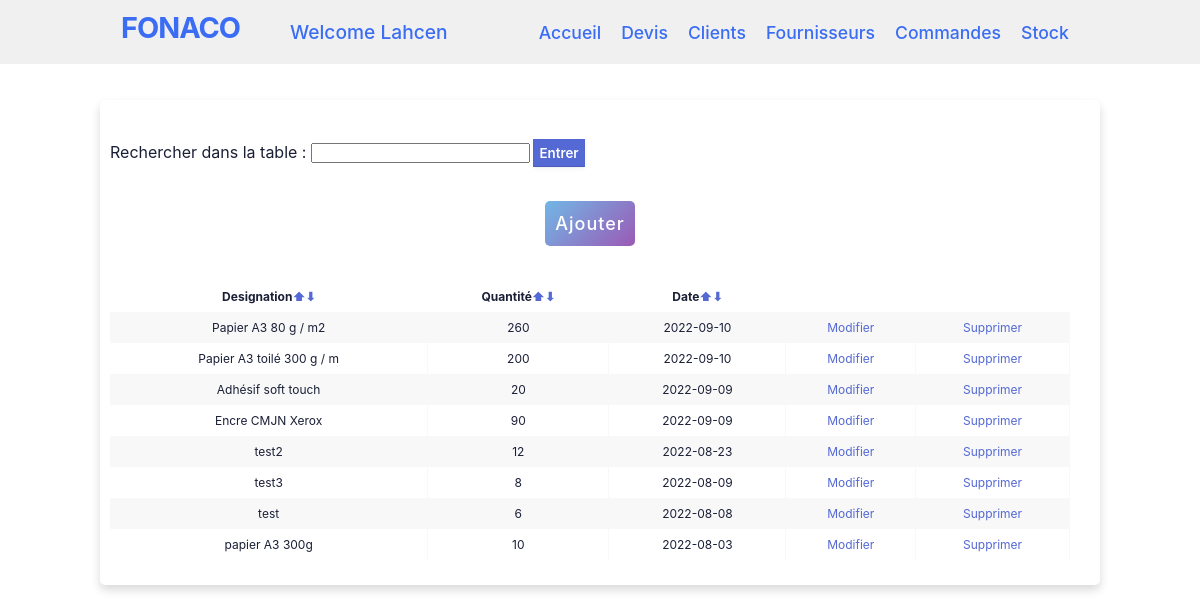
The page /stock.php (signed in) on the database its author committed.
### tables this page shows
CREATE TABLE `stock` (
  `id_stock` int(25) NOT NULL,
  `designation` varchar(25) NOT NULL,
  `qte` int(25) NOT NULL,
  `date` date NOT NULL
);

### stock.php (the view, shortened to what this page needs)
<?php
include 'header.php';
if(isset($_GET['ord']) && isset($_GET['desc'])){
    $order=$_GET['ord'];
    $desc=$_GET['desc'];
    if($desc) $sql = "SELECT * FROM stock ORDER BY ".$order." DESC";
    else $sql = "SELECT * FROM stock ORDER BY ".$order;
} else {
    $sql = "SELECT * FROM stock ORDER BY `date` DESC";
}
$result = mysqli_query($conn, $sql) or die("bad query");
?>
<div class="table-wrapper container">
    <form method="GET" action="">
        Rechercher dans la table : <input type="text" name="recherche">
        <input type="SUBMIT" value="Entrer" name="subb" class="rechercher">
    </form>
    <div class="btnscont">
    <a href="addstock.php">
        <button class="minibtn">Ajouter</button></a>
</div>
    <table class="fl-table">
        <tr>
            <th>Designation<a href="stock.php?ord=designation&desc=0">⬆</a><a href="stock.php?ord=designation&desc=1">⬇</a></th>
            <th>Quantité<a href="stock.php?ord=qte&desc=0">⬆</a><a href="stock.php?ord=qte&desc=1">⬇</a></th>
            <th>Date<a href="stock.php?ord=date&desc=0">⬆</a><a href="stock.php?ord=date&desc=1">⬇</a></th>
        </tr>
        <?php while ($row = mysqli_fetch_assoc($result)) { ?>
            <tr>
                <td><?php echo $row['designation']; ?> </td>
                <td><?php echo $row['qte']; ?> </td>
                <td><?php echo $row['date']; ?> </td>
                <td><a href="editStock.php?ID=<?php echo $row['id_stock']; ?>">Modifier</a></td>
                <td><a href="delstock.php?ID=<?php echo $row['id_stock']; ?>" onclick="return confirm('Êtes-vous sur de vouloir supprimer cet élément?')">Supprimer</a></td>
            </tr>
        <?php }; ?>
    </table>
    </body>
    </html>

### style/style-trf.css (style rules this page uses)
* { margin: 0; padding: 0; box-sizing: border-box; font-family: 'Poppins',sans-serif; }
body { display: flex; justify-content: center; }
.container { max-width: 1000px; width: 100%; background-color: #fff; padding: 25px 30px; border-radius: 5px; box-shadow: 0 5px 10px rgba(0,0,0,0.15); margin-top: 100px; }
.table-wrapper { padding-top: 40px; padding-left: 10px; }
.fl-table { border-radius: 5px; font-size: 12px; font-weight: normal; border: none; border-collapse: collapse; width: 100%; max-width: 100%; white-space: nowrap; background-color: white; }
.fl-table td, .fl-table th { text-align: left; padding: 8px; text-align: center; }
.fl-table td { border-right: 1px solid #f8f8f8; font-size: 12px; }
.fl-table tr:nth-child(even) { background: #F8F8F8; }
button { height: 100%; width: 100%; border-radius: 5px; border: none; color: #fff; font-size: 18px; font-weight: 500; letter-spacing: 1px; cursor: pointer; transition: all 0.3s ease; background: linear-gradient(135deg, #71b7e6, #9b59b6); height: 45px; margin: 35px 0 }

### style/style.css (style rules this page uses)
* { padding: 0; margin: 0; color: #1a1f36; box-sizing: border-box; word-wrap: break-word; font-family: -apple-system,BlinkMacSystemFont,Segoe UI,Roboto,Helvetica Neue,Ubuntu,sans-serif; }
body { min-height: 100%; background-color: #ffffff; }
.minibtn { width: auto; padding: 0 10px; }
.btnscont { display: flex; justify-content: space-evenly; }
.rechercher { background-color: rgb(84, 105, 212); padding: 5px; border: 0px; color: #fff; font-weight: 600; cursor: pointer; }
a { color: #5469d4; text-decoration: unset; }
input[type="submit"] { background-color: rgb(84, 105, 212); box-shadow: rgba(0, 0, 0, 0) 0px 0px 0px 0px, rgba(0, 0, 0, 0) 0px 0px 0px 0px, rgba(0, 0, 0, 0.12) 0px 1px 1px 0px, rgb(84, 105, 212) 0px 0px 0px 1px, rgba(0, 0, 0, 0) 0px 0px 0px 0px, rgba(0, 0, 0, 0) 0px 0px 0px 0px, rgba(60, 66, 87, 0.08) 0px 2px 5px 0px; color: #fff; font-weight: 600; cursor: pointer; }

### rows shown on the page
stock: designation "Papier A3 80 g / m2", qte "260", date "2022-09-10"
stock: designation "Papier A3 toilé 300 g / m", qte "200", date "2022-09-10"
stock: designation "Adhésif soft touch", qte "20", date "2022-09-09"
stock: designation "Encre CMJN Xerox", qte "90", date "2022-09-09"
stock: designation "test2", qte "12", date "2022-08-23"
stock: designation "test3", qte "8", date "2022-08-09"
stock: designation "test", qte "6", date "2022-08-08"
stock: designation "papier A3 300g", qte "10", date "2022-08-03"

### other values the page prints
$_SESSION['username'] "Lahcen"
